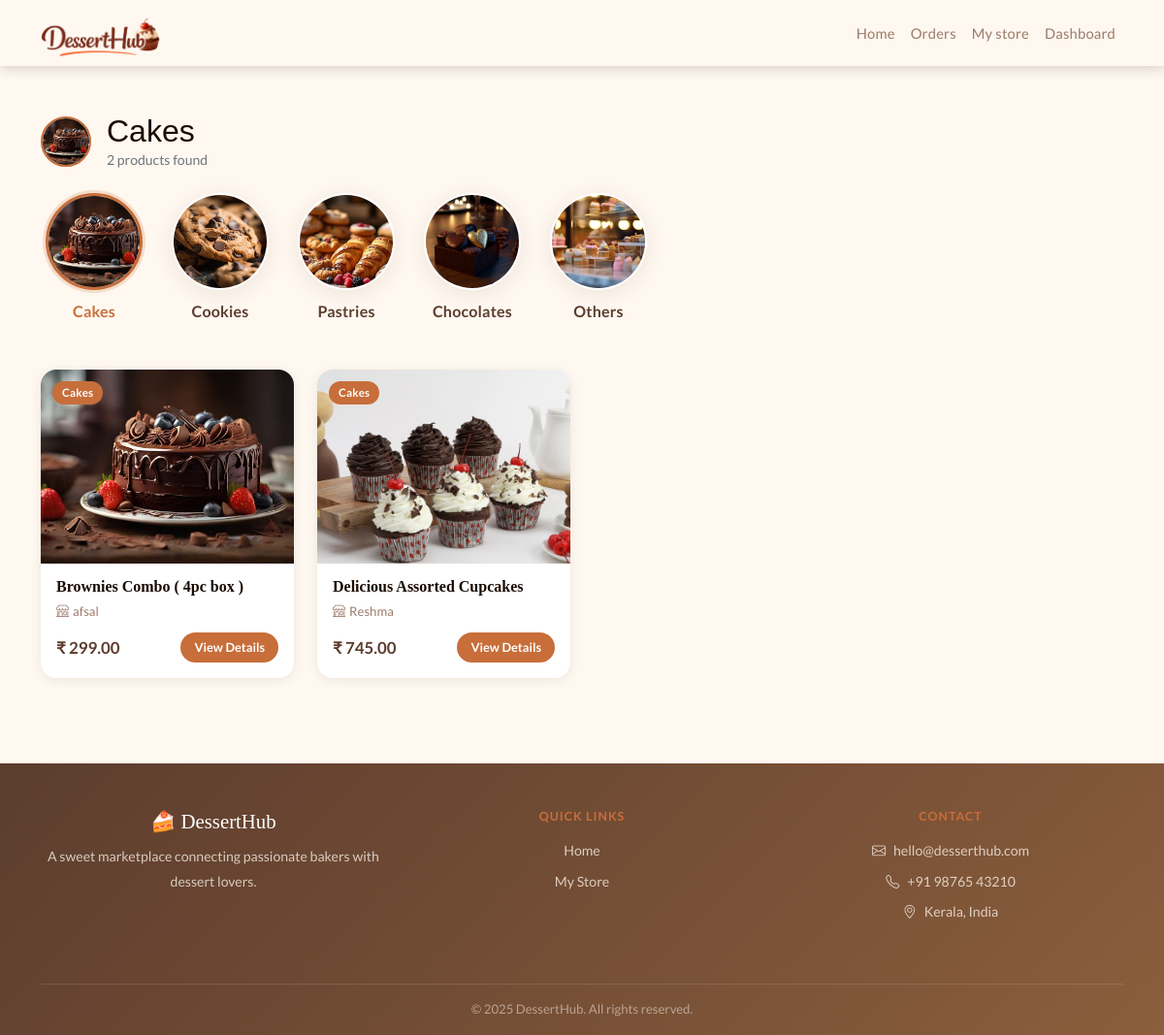
Screenshot of /category/1/ (signed in) with the database file from the repository.
### store/models.py (models this page shows, shortened)
class Category(models.Model):
    name=models.CharField(max_length=100)
    image=models.ImageField(upload_to='Category', null=True,blank=True)
    def __str__(self):
        return self.name

class Product(models.Model):
     baker=models.ForeignKey(User,on_delete=models.CASCADE)
     category=models.ForeignKey(Category,on_delete=models.CASCADE)
     name=models.CharField(max_length=100)
     description=models.TextField()
     price=models.DecimalField(max_digits=10,decimal_places=2)
     stock=models.PositiveIntegerField()
     created_at=models.DateTimeField(auto_now_add=True)
     updated_at=models.DateTimeField(auto_now_add=True)
     is_available=models.BooleanField(default=True)

class ProductImage(models.Model):
    product=models.ForeignKey(Product,on_delete=models.CASCADE,related_name='images')
    image=models.ImageField(upload_to='product_images/')

### store/views.py (the view)
# urls.py: path('category/<int:id>/', views.category_fn, name='category'),
@login_required(login_url='/login/')
def category_fn(request, id):
    category = get_object_or_404(Category, id=id)
    products = Product.objects.filter(category=category, is_available=True)
    categories = Category.objects.all()
    return render(request, 'store/category.html', {
        'category': category,
        'products': products,
        'categories': categories,
    })

### store/templates/store/category.html (shortened to what this page needs)
{% extends 'base.html' %}
{% load static %}
{% block style %}
    <link rel="stylesheet" href="{% static 'css/store/home.css' %}">
{% endblock %}
{% block content %}
<div class="container py-5">
    <div class="d-flex align-items-center gap-3 mb-2">
        {% if category.image %}
            <img src="{{ category.image.url }}" alt="{{ category.name }}"
                 style="width:52px; height:52px; border-radius:50%; object-fit:cover; border: 2px solid var(--accent);">
        {% endif %}
        <div>
            <h2 class="section-title mb-0">{{ category.name }}</h2>
            <p class="text-muted small mb-0">{{ products.count }} product{{ products.count|pluralize }} found</p>
        </div>
    </div>
    <div class="category-row mt-4 mb-5">
        {% for cat in categories %}
        <div class="category-item">
            <a href="/category/{{ cat.id }}/" class="category-link">
                <div class="category-circle {% if cat.id == category.id %}active-category{% endif %}">
                    {% if cat.image %}
                        <img src="{{ cat.image.url }}" alt="{{ cat.name }}">
                    {% else %}
                        <img src="{% static 'images/store/default_category.png' %}" alt="{{ cat.name }}">
                    {% endif %}
                </div>
                <span class="category-label {% if cat.id == category.id %}active-label{% endif %}">
                    {{ cat.name }}
                </span>
            </a>
        </div>
        {% endfor %}
    </div>
    {% if products %}
    <div class="row row-cols-2 row-cols-md-2 row-cols-lg-4 g-4">
        {% for product in products %}
        <div class="col">
            <a href="/product_detail/{{ product.id }}/" class="product-card-link">
                <div class="product-card">
                    {% with product.images.first as main_image %}
                        {% if main_image %}
                            <img src="{{ main_image.image.url }}" alt="{{ product.name }}" class="product-img">
                        {% else %}
                            <img src="{% static 'images/store/default_product.png' %}" alt="{{ product.name }}" class="product-img">
                        {% endif %}
                    {% endwith %}
                    <span class="product-badge">{{ product.category }}</span>
                    <div class="product-body">
                        <h5 class="product-name">{{ product.name }}</h5>
                        <p class="product-baker"><i class="bi bi-shop me-1"></i>{{ product.baker }}</p>
                        <div class="product-footer">
                            <span class="product-price">₹ {{ product.price }}</span>
                            <span class="btn-order">View Details</span>
                        </div>
                    </div>
                </div>
            </a>
        </div>
        {% endfor %}
    </div>
    {% else %}
    <div class="text-center py-5">
        <i class="bi bi-basket2" style="font-size: 3rem; color: #d4b8a8;"></i>
        <p class="mt-3" style="color: var(--muted);">No products in this category yet.</p>
        <a href="/" class="btn btn-dark mt-2">Back to Home</a>
    </div>
    {% endif %}
</div>
{% endblock %}

### static/css/base.css (style rules this page uses)
:root { --primary: #5C3D2E; --secondary: #FFF8F0; --accent: #c76e3a; --dark: #1A0A00; --bg: #FFF8F0; --muted: #9C7B6B; --card-bg: #FFFFFF; --card-shadow: 0 4px 20px rgba(92, 61, 46, 0.10); --grad: linear-gradient(135deg, #5C3D2E 0%, #8B5E3C 100%); }
* { margin: 0; padding: 0; box-sizing: border-box; }
body { background-color: var(--bg); font-family: 'Lato', sans-serif; color: var(--dark); min-height: 100vh; display: flex; flex-direction: column; }

### static/css/store/home.css (style rules this page uses)
.category-row { display: flex; gap: 20px; flex-wrap: wrap; }
.category-item { flex: 1; min-width: 100px; max-width: 110px; text-align: center; }
.category-link { text-decoration: none; display: flex; flex-direction: column; align-items: center; gap: 10px; }
.category-circle { width: 100px; height: 100px; border-radius: 50%; overflow: hidden; border: 2.5px solid transparent; transition: border 0.2s, transform 0.2s; background: var(--card-bg); box-shadow: var(--card-shadow); }
.category-circle img { width: 100%; height: 100%; object-fit: cover; }
.category-label { font-size: 1rem; font-weight: 700; color: var(--primary); letter-spacing: 0.2px; }
.product-card { background: #ffffff; border-radius: 16px; overflow: hidden; box-shadow: 0 2px 12px rgba(30, 10, 0, 0.08); transition: transform 0.2s, box-shadow 0.2s; position: relative; height: 100%; max-width: 300px; }
.product-img { width: 100%; height: 200px; object-fit: cover; object-position: center; display: block; }
.product-badge { position: absolute; top: 12px; left: 12px; background: var(--accent); color: #ffffff; font-size: 0.72rem; font-weight: 600; padding: 3px 10px; border-radius: 20px; letter-spacing: 0.3px; }
.product-body { padding: 14px 16px 16px; }
.product-card-link { text-decoration: none; color: inherit; display: block; height: 100%; }
.product-name { font-family: Cambria, Cochin, Georgia, Times, 'Times New Roman', serif; font-size: 1rem; font-weight: 700; color: var(--dark); margin-bottom: 6px; white-space: nowrap; overflow: hidden; text-overflow: ellipsis; }
.product-baker { font-size: 0.82rem; color: var(--muted); margin-bottom: 12px; }
.product-footer { display: flex; justify-content: space-between; align-items: center; }
.product-price { font-size: 1.05rem; font-weight: 700; color: var(--primary); }
.btn-order { background: var(--accent); color: #ffffff; font-size: 0.8rem; font-weight: 600; padding: 6px 14px; border-radius: 20px; text-decoration: none; transition: background-color 0.2s, transform 0.15s; }
.section-title { margin-bottom: 100px; color: var(--dark); font-family: Verdana, Geneva, Tahoma, sans-serif; }
.active-category { border: 3px solid var(--accent); box-shadow: 0 0 0 3px rgba(199, 110, 58, 0.2); }
.active-label { color: var(--accent); font-weight: 700; }

### rows the page displays
Category: image (picture), name "Cakes"
Category: image (picture), name "Cookies"
Category: image (picture), name "Pastries"
Category: image (picture), name "Chocolates"
Category: image (picture), name "Others"
Product: images.first.image (picture), category "Cakes", name "Brownies Combo ( 4pc box )", baker "afsal", price "299.00"
Product: images.first.image (picture), category "Cakes", name "Delicious Assorted Cupcakes", baker "Reshma", price "745.00"

### other values shown
{{ products.count }} "2"
